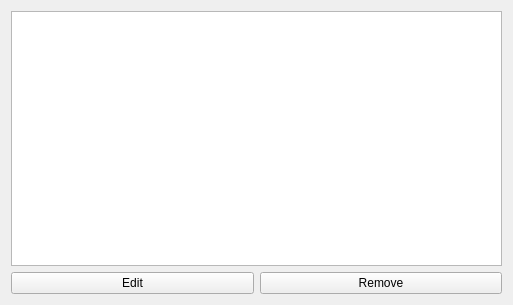
<?xml version="1.0" encoding="UTF-8"?>
<ui version="4.0">
 <class>RectClick</class>
 <widget class="QWidget" name="RectClick">
  <property name="geometry">
   <rect>
    <x>0</x>
    <y>0</y>
    <width>513</width>
    <height>305</height>
   </rect>
  </property>
  <property name="windowTitle">
   <string>Form</string>
  </property>
  <layout class="QGridLayout" name="gridLayout">
   <item row="1" column="0">
    <widget class="QPushButton" name="pushEditInfo">
     <property name="text">
      <string>Edit</string>
     </property>
    </widget>
   </item>
   <item row="1" column="1">
    <widget class="QPushButton" name="pushRemove">
     <property name="text">
      <string>Remove</string>
     </property>
    </widget>
   </item>
   <item row="0" column="0" colspan="2">
    <widget class="QTextEdit" name="textInfo"/>
   </item>
  </layout>
 </widget>
 <resources/>
 <connections/>
</ui>
